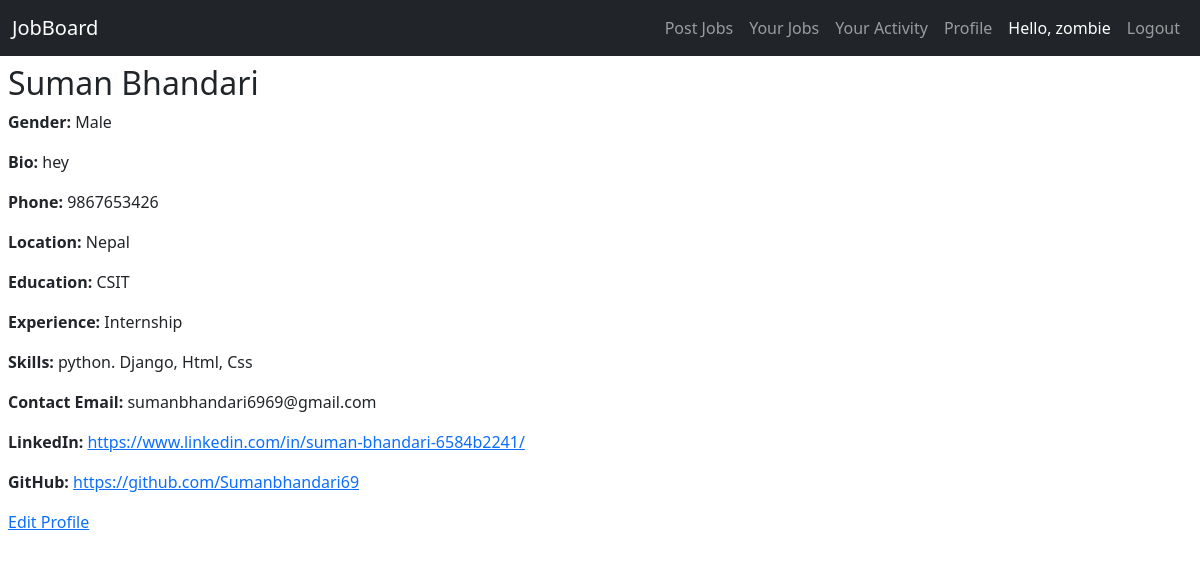
The page /profile/ (signed in) on the database as committed earlier.
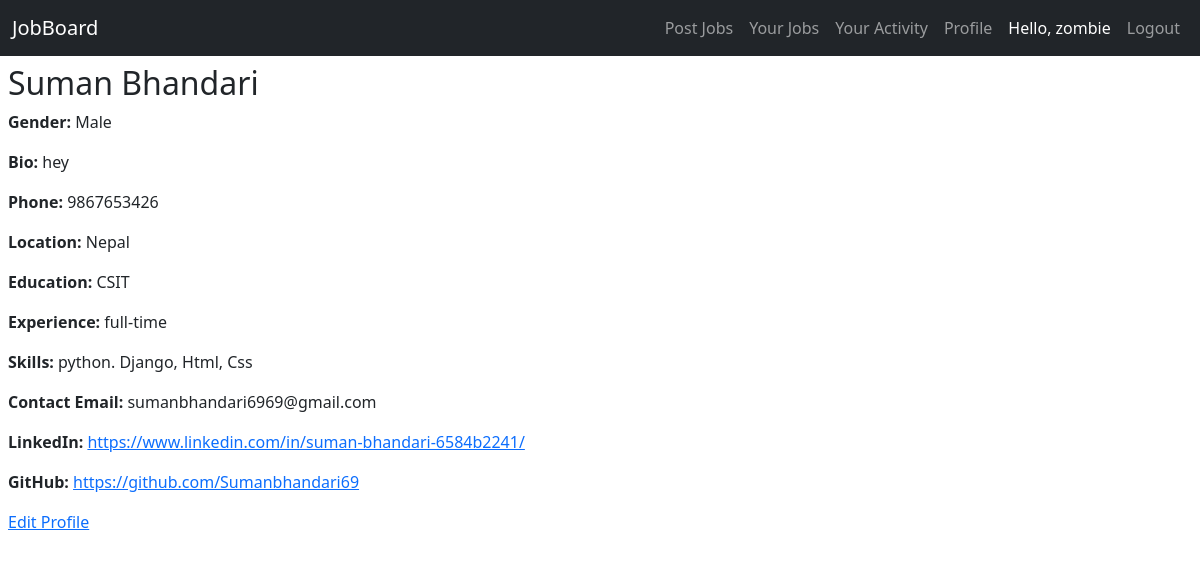
The same page on the database as committed later.
### jobs/models.py (models this page shows)
class UserProfile(models.Model):
    GENDER_CHOICES = [
        ('M', 'Male'),
        ('F', 'Female'),
        ('O', 'Other'),
        ('N', 'Prefer not to say'),
    ]
    user = models.OneToOneField(User, on_delete=models.CASCADE)
    full_name = models.CharField(max_length=100)
    gender = models.CharField(max_length=1, choices=GENDER_CHOICES)
    bio = models.TextField(blank=True)
    phone = models.CharField(max_length=20, blank=True)
    location = models.CharField(max_length=100, blank=True)
    education = models.TextField(blank=True)
    experience = models.TextField(blank=True)
    skills = models.TextField(blank=True)
    contact_email = models.EmailField(blank=True)
    linkedin_url = models.URLField(blank=True)
    github_url = models.URLField(blank=True)
    def __str__(self):
        return f"{self.user.username}'s Profile"

### jobs/views.py (the view, shortened to what this page needs)
# urls.py: path('profile/', ProfileView.as_view(), name='profile'),
class ProfileView(LoginRequiredMixin, View):
    login_url = 'login'
    def get(self, request):
        user = request.user
        response = render(request, "app/profile_public.html")
        profile = UserProfile.objects.filter(user=user).first()
        if not profile:
            form = UserProfileForm()
            return render(request, 'app/profile_form.html', {
                'form': form,
                'edit_mode': True
            })
        if request.GET.get('edit') == '1':
            form = UserProfileForm(instance=profile)
            return render(request, 'app/profile_form.html', {
                'form': form,
                'edit_mode': True
            })
        data= {
            'profile': profile,
            'edit_mode': False
        }
        print(data)
        return render(request, 'app/profile_public.html',data)

### templates/app/profile_public.html (shortened to what this page needs)
{% extends "app/base.html" %}
{%block content %}
<h2>{{ profile.full_name }}</h2>
<p><strong>Gender:</strong> {{ profile.get_gender_display }}</p>
<p><strong>Bio:</strong> {{ profile.bio }}</p>
<p><strong>Phone:</strong> {{ profile.phone }}</p>
<p><strong>Location:</strong> {{ profile.location }}</p>
<p><strong>Education:</strong> {{ profile.education }}</p>
<p><strong>Experience:</strong> {{ profile.experience }}</p>
<p><strong>Skills:</strong> {{ profile.skills }}</p>
<p><strong>Contact Email:</strong> {{ profile.contact_email }}</p>
<p>
  <strong>LinkedIn:</strong>
  <a href="{{ profile.linkedin_url }}" target="_blank"
    >{{ profile.linkedin_url }}</a
  >
</p>
<p>
  <strong>GitHub:</strong>
  <a href="{{ profile.github_url }}" target="_blank"
    >{{ profile.github_url }}</a
  >
</p>
<a href="{% url 'profile' %}?edit=1">Edit Profile</a>
{% endblock content %}

Rows that differ between the two databases and show on the page:
changed UserProfile "Suman Bhandari": experience "Internship" → "full-time"
